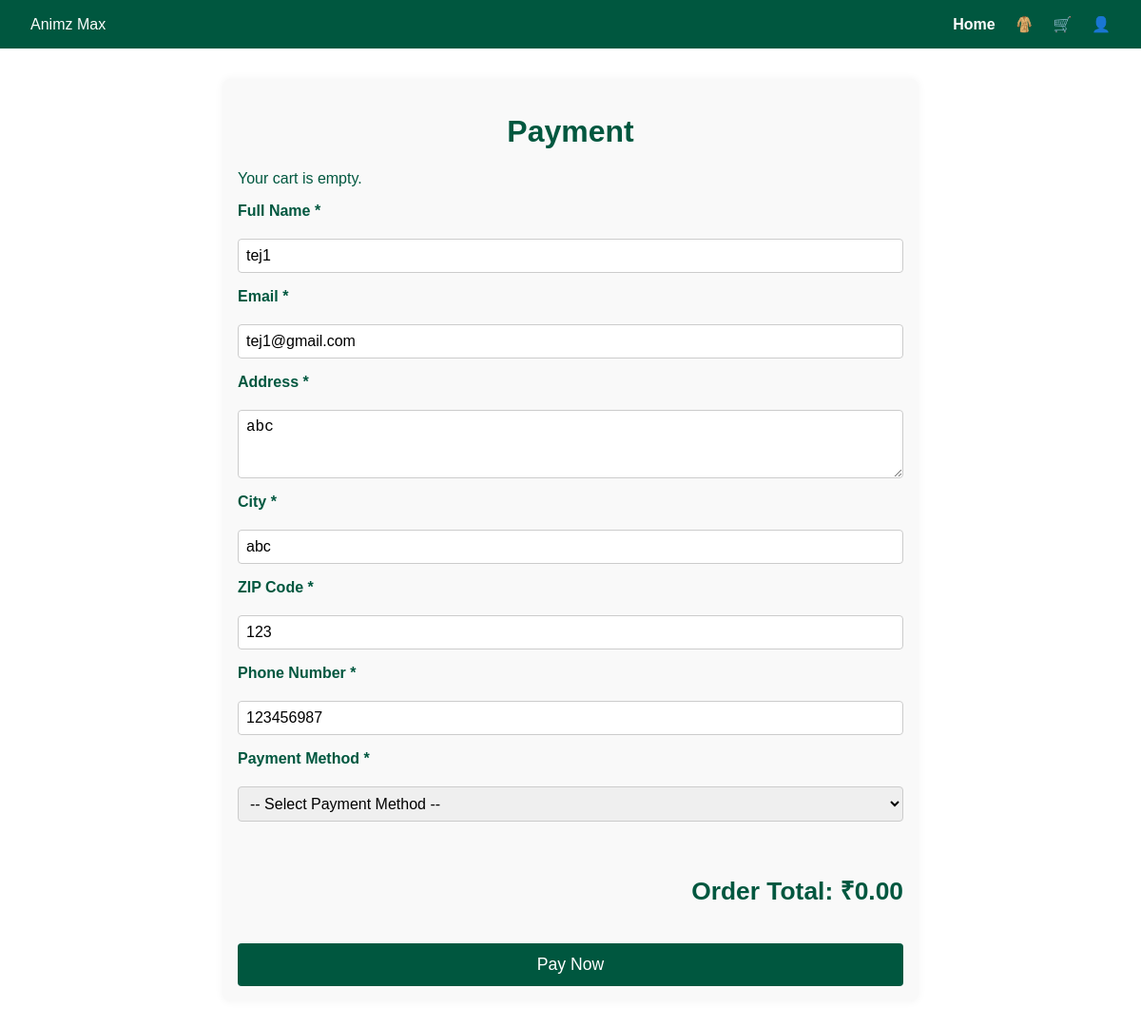
/payment.php (signed in), run on the app's committed database.
### tables this page shows
CREATE TABLE `users` (
  `user_id` int(11) NOT NULL,
  `name` varchar(100) DEFAULT NULL,
  `email` varchar(100) DEFAULT NULL,
  `password` varchar(255) DEFAULT NULL,
  `avatar` varchar(255) DEFAULT 'https://via.placeholder.com/100',
  `created_at` timestamp NOT NULL DEFAULT current_timestamp(),
  `address` varchar(255) DEFAULT NULL,
  `city` varchar(100) DEFAULT NULL,
  `zip` varchar(20) DEFAULT NULL,
  `phone` varchar(20) DEFAULT NULL,
  `order_count` int(11) NOT NULL DEFAULT 0,
  `reset_token` varchar(255) DEFAULT NULL,
  `reset_expires` datetime DEFAULT NULL
);

### payment.php (the view, shortened to what this page needs)
<?php
$servername = "localhost";
$username = "root";
$password = "";
$dbname = "animzmax_db";
$conn = new mysqli($servername, $username, $password, $dbname);
$cart = (!empty($_SESSION['cart']) && is_array($_SESSION['cart'])) ? $_SESSION['cart'] : [];
$cartTotal = 0;
$userData = [];
if (!empty($_SESSION['user']) && !empty($_SESSION['user']['user_id'])) {
    $userId = $_SESSION['user']['user_id'];
    $stmt = $conn->prepare("SELECT name, email, address, city, zip, phone FROM users WHERE user_id = ?");
    $stmt->bind_param("i", $userId);
    $stmt->execute();
    $stmt->bind_result($dbName, $dbEmail, $dbAddress, $dbCity, $dbZip, $dbPhone);
    if ($stmt->fetch()) {
        $userData = [
            'name' => $dbName,
            'email' => $dbEmail,
            'address' => $dbAddress,
            'city' => $dbCity,
            'zip' => $dbZip,
            'phone' => $dbPhone
        ];
    }
}
?>
<!DOCTYPE html>
<html lang="en">
<head>
<link rel="stylesheet" href="checkout.css" />
</head>
<body>
<header>
    <div class="logo">Animz Max</div>
    <nav>
        <a href="index.html">Home</a>
        <a href="product.php">🧥</a>
        <a href="cart.php">🛒</a>
        <a href="loginpage.php">👤</a>
    </nav>
</header>
<div class="container">
    <h1>Payment</h1>
    <?php if (!empty($cart)): ?>
        <h3>Order Summary</h3>
        <table>
            <thead>
                <tr><th>Product</th><th>Qty</th><th>Price</th><th>Subtotal</th></tr>
            </thead>
            <tbody>
                <?php foreach ($cart as $item): ?>
                    <tr>
                        <td><?php echo htmlspecialchars($item['product_name']); ?></td>
                        <td><?php echo (int)$item['quantity']; ?></td>
                        <td>₹<?php echo number_format($item['price'], 2); ?></td>
                        <td>₹<?php echo number_format($item['price'] * $item['quantity'], 2); ?></td>
                    </tr>
                <?php endforeach; ?>
            </tbody>
        </table>
        <p class="order_total">Total: ₹<?php echo number_format($cartTotal, 2); ?></p>
    <?php else: ?>
        <p>Your cart is empty.</p>
    <?php endif; ?>
    <form method="POST" action="payment.php" novalidate>
        <label for="full_name">Full Name *</label>
        <input type="text" id="full_name" name="full_name" required value="<?php echo htmlspecialchars($_POST['full_name'] ?? $userData['name'] ?? ''); ?>" />
        <label for="email">Email *</label>
        <input type="email" id="email" name="email" required value="<?php echo htmlspecialchars($_POST['email'] ?? $userData['email'] ?? ''); ?>" />
        <label for="address">Address *</label>
        <textarea id="address" name="address" rows="3" required><?php echo htmlspecialchars($_POST['address'] ?? $userData['address'] ?? ''); ?></textarea>
        <label for="city">City *</label>
        <input type="text" id="city" name="city" required value="<?php echo htmlspecialchars($_POST['city'] ?? $userData['city'] ?? ''); ?>" />
        <label for="zip">ZIP Code *</label>
        <input type="text" id="zip" name="zip" required value="<?php echo htmlspecialchars($_POST['zip'] ?? $userData['zip'] ?? ''); ?>" />
        <label for="phone">Phone Number *</label>
        <input type="text" id="phone" name="phone" required value="<?php echo htmlspecialchars($_POST['phone'] ?? $userData['phone'] ?? ''); ?>" />
        <label for="payment_method">Payment Method *</label>
        <select name="payment_method" id="payment_method" required>
            <option value="">-- Select Payment Method --</option>
        </select>
        <div class="order_total">
            <h2>Order Total: ₹<?php echo number_format($cartTotal, 2); ?></h2>
        </div>
        <button type="submit" id="submitBtn">Pay Now</button>
    </form>
</div>
</body>
</html>

### checkout.css (style rules this page uses)
body { font-family: 'Arial', sans-serif; background: #fff; color: #00573f; margin: 0; padding: 0; }
header { background: #00573f; color: white; padding: 1rem 2rem; display: flex; justify-content: space-between; align-items: center; }
header a { color: white; text-decoration: none; margin-left: 1rem; font-weight: bold; }
.container { max-width: 700px; margin: 2rem auto; padding: 1rem; background: #f9f9f9; border-radius: 8px; box-shadow: 0 0 10px rgba(0, 0, 0, 0.05); }
h1, h3 { text-align: center; color: #00573f; }
form { display: flex; flex-direction: column; gap: 1rem; }
label { font-weight: bold; margin-bottom: 0.25rem; display: block; }
input, select, textarea { padding: 0.5rem; border: 1px solid #ccc; border-radius: 4px; font-size: 1rem; width: 100%; box-sizing: border-box; }
button { background: #00573f; color: white; border: none; padding: 0.75rem; font-size: 1.1rem; border-radius: 4px; cursor: pointer; transition: background 0.3s ease; }
.order_total { font-weight: bold; font-size: 1.1rem; margin-top: 1rem; text-align: right; }

### data on the page
users: full_name "tej1", email "tej1@gmail.com", address "abc", city "abc", zip "123", phone "123456987"

### other printed values
$cartTotal "0.00"
